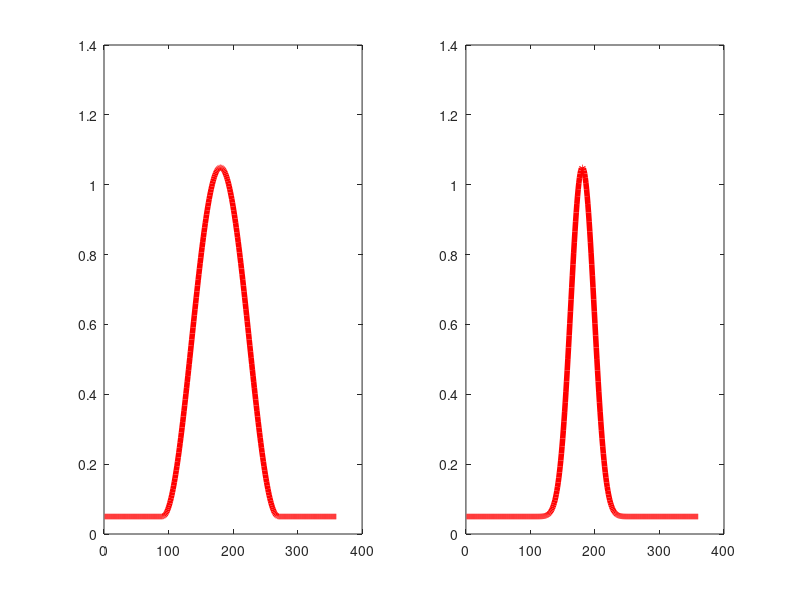
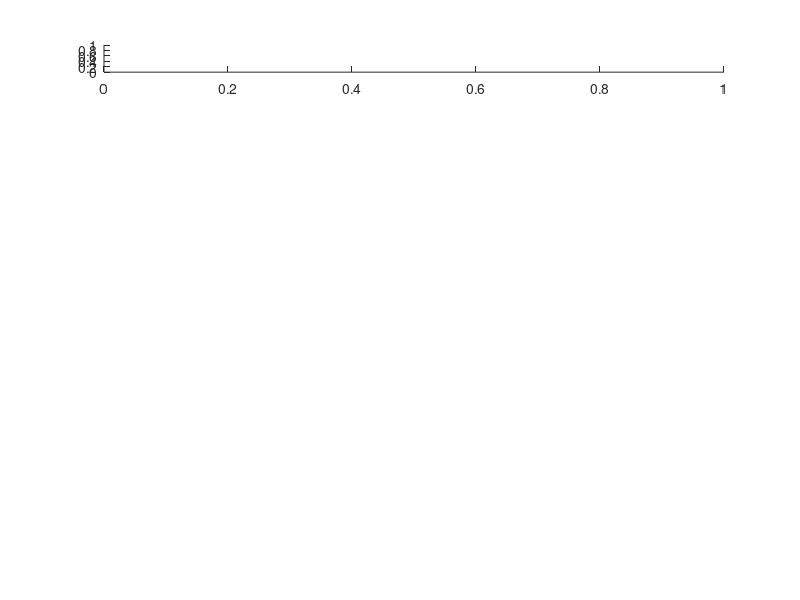

Source code (MATLAB) for these figures, in order: (Note: this script raises an error after producing the figures.)


%figure 1
figure;
subplot(1,2,1);
x = linspace(0,2*pi,360);
plot(max(-cos(x),0).^2+0.05,'r','LineWidth',4);

subplot(1,2,2);
x = linspace(0,2*pi,360);
plot(max(-cos(x),0).^10+0.05,'r','LineWidth',4);

%figure 2
figure;
colorList = {'r','y',[0.25,0.8,0.25],[0.5,1,0.5],'c','b',[0.5,0,0.5],'m'};
for i = 1:8
	subplot(8,1,i);
	plot(channel.spanResponse(:,i)+0.05,'Color',colorList{i});
	axis([0 180 0 1.1]);
end

%figure 3
myMatrix = [1 0 1 0 0 0 0 0;
			0 0 0 0.5 0.5 0.5 0 0;
			0.7 0.7 0 0 0 0 1 0 ;
			0 0 0 1 0 0 1 0;
			0.4 0.5 0.6 0.6 0.5 0.6 0.4 0.5;
			1 0 1 0 1 0 1 0;
			1 0 0 0 0 0 0 0;
			0.7 0 0.7 0.7 0.7 0 0 0];

voxelResponse = myMatrix*channel.spanResponse';
figure;
for i = 1:8
	subplot(8,1,i);
	plot(voxelResponse(i,:)+0.05,'k');
	axis([0 180 0 1.1]);
end

%figure 4;
figure;
x = linspace(0,2*pi,360);
plot(max(-cos(x),0).^2+0.05,'k','LineWidth',1.5); hold on;
plot(0.5*max(-cos(x),0).^2+0.05,'Color',[0.5,0.5,0.5],'LineWidth',1.5);
legend('high contrast','low contrast');
axis([0 360 0 1.1]);

%figure 5
figure;
colorList = {'r','y',[0.25,0.8,0.25],[0.5,1,0.5],'c','b',[0.5,0,0.5],'m'};
for i = 1:8
	subplot(8,1,i);
	plot(channel.spanResponse(:,i)+0.05,'Color',colorList{i}); hold on;
	plot(0.5*channel.spanResponse(:,i)+0.05,':','Color',colorList{i});
	axis([0 180 0 1.1]);
end

%figure 5
myMatrix = [1 0 1 0 0 0 0 0;
			0 0 0 0.5 0.5 0.5 0 0;
			0.7 0.7 0 0 0 0 1 0 ;
			0 0 0 1 0 0 1 0;
			0.4 0.5 0.6 0.6 0.5 0.6 0.4 0.5;
			1 0 1 0 1 0 1 0;
			1 0 0 0 0 0 0 0;
			0.7 0 0.7 0.7 0.7 0 0 0];

voxelResponse = myMatrix*channel.spanResponse';
figure;
for i = 1:8
	subplot(8,1,i);
	plot(voxelResponse(i,:)+0.05,'k'); hold on;
	plot(0.5*voxelResponse(i,:)+0.05,':','Color','k');
	axis([0 180 0 1.1]);
end


%figure 6
figure;
colorList = {'r','y',[0.25,0.8,0.25],[0.5,1,0.5],'c','b',[0.5,0,0.5],'m'};
for i = 1:8
	subplot(8,1,i);
	plot(channel.spanResponse(:,i)+0.05,'Color',colorList{i}); hold on;
	plot(channel.spanResponse(:,i).^5+0.05,':','Color',colorList{i});
	axis([0 180 0 1.1]);
end

%figure 6
myMatrix = [1 0 1 0 0 0 0 0;
			0 0 0 0.5 0.5 0.5 0 0;
			0.7 0.7 0 0 0 0 1 0 ;
			0 0 0 1 0 0 1 0;
			0.4 0.5 0.6 0.6 0.5 0.6 0.4 0.5;
			1 0 1 0 1 0 1 0;
			1 0 0 0 0 0 0 0;
			0.7 0 0.7 0.7 0.7 0 0 0];

voxelResponse = myMatrix*channel.spanResponse';
voxelResponse2 = myMatrix*(channel.spanResponse').^5;
figure;
for i = 1:8
	subplot(8,1,i);
	plot(voxelResponse(i,:)+0.05,'k'); hold on;
	plot(voxelResponse2(i,:)+0.05,':','Color','k');
	axis([0 180 0 1.1]);
end